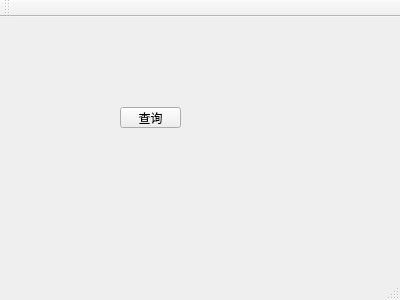
<?xml version="1.0" encoding="UTF-8"?>
<ui version="4.0">
 <class>MainWindow</class>
 <widget class="QMainWindow" name="MainWindow">
  <property name="geometry">
   <rect>
    <x>0</x>
    <y>0</y>
    <width>400</width>
    <height>300</height>
   </rect>
  </property>
  <property name="windowTitle">
   <string>MainWindow</string>
  </property>
  <widget class="QWidget" name="centralWidget">
   <widget class="QPushButton" name="pushButton">
    <property name="geometry">
     <rect>
      <x>120</x>
      <y>90</y>
      <width>61</width>
      <height>21</height>
     </rect>
    </property>
    <property name="text">
     <string>查询</string>
    </property>
   </widget>
  </widget>
  <widget class="QMenuBar" name="menuBar">
   <property name="geometry">
    <rect>
     <x>0</x>
     <y>0</y>
     <width>400</width>
     <height>22</height>
    </rect>
   </property>
  </widget>
  <widget class="QToolBar" name="mainToolBar">
   <attribute name="toolBarArea">
    <enum>TopToolBarArea</enum>
   </attribute>
   <attribute name="toolBarBreak">
    <bool>false</bool>
   </attribute>
  </widget>
  <widget class="QStatusBar" name="statusBar"/>
 </widget>
 <layoutdefault spacing="6" margin="11"/>
 <resources/>
 <connections/>
</ui>
